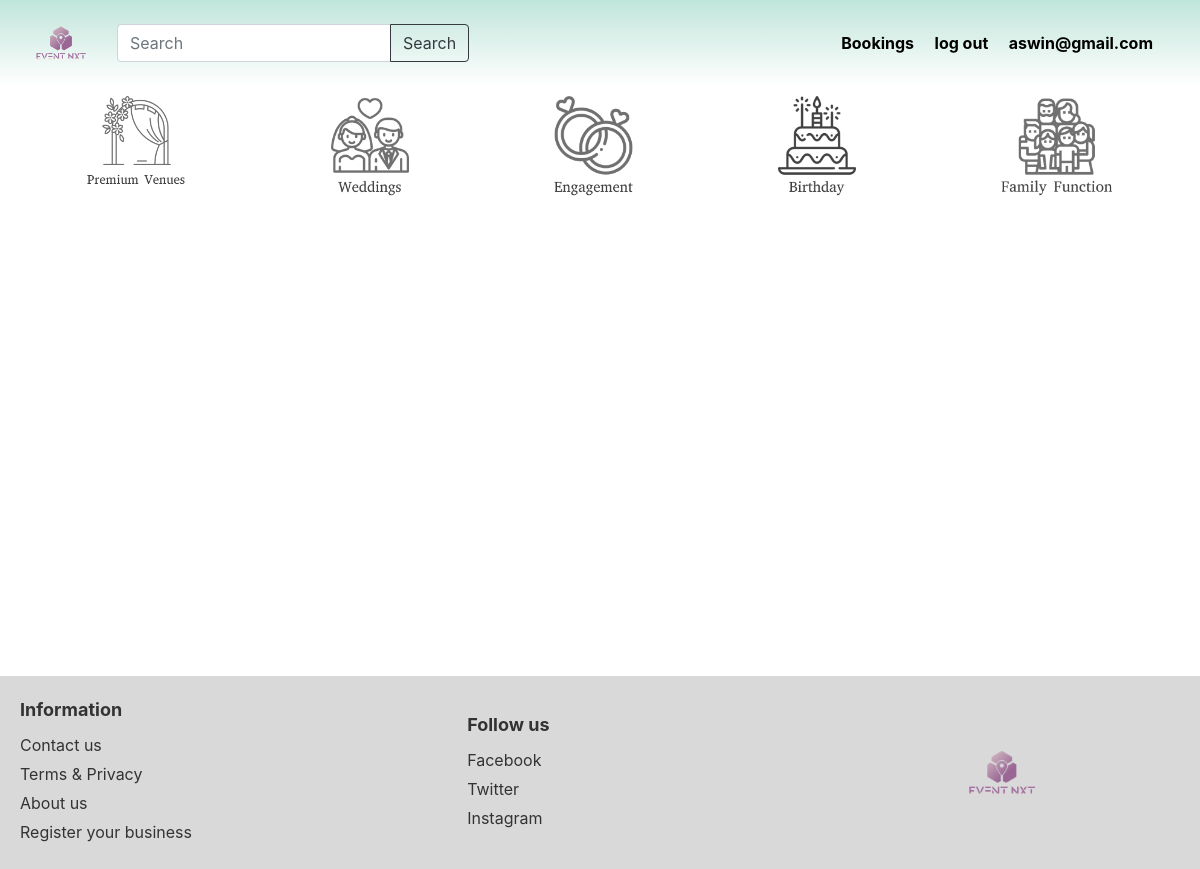
The page / (signed in) on the database as committed earlier.
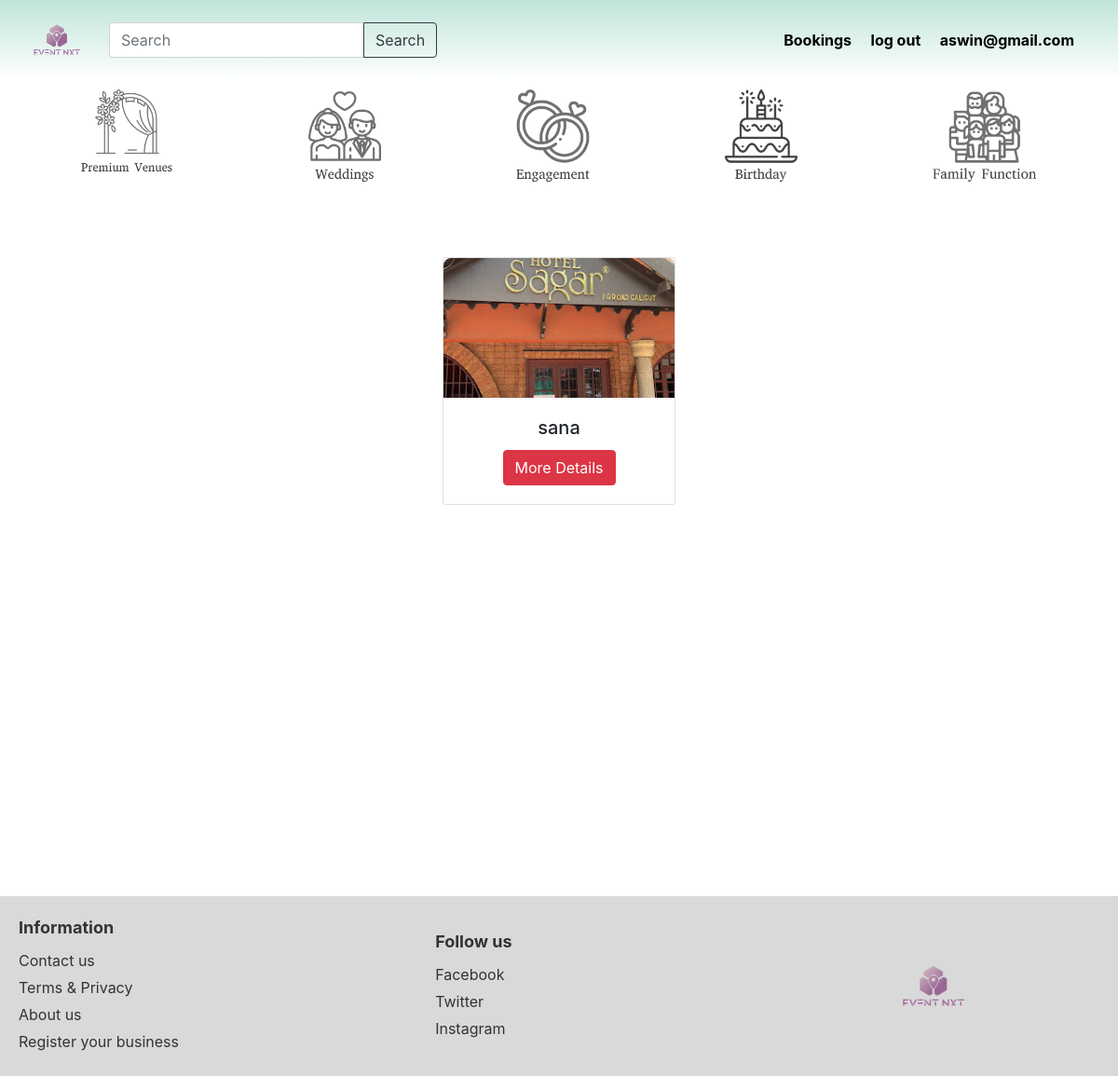
The same page on the database as committed later.
### vendors/models.py (models this page shows, shortened)
class VendorProfile(BaseModel):
    user = models.ForeignKey(User,on_delete=models.CASCADE, related_name='venues',default=None)
    business_name = models.CharField(max_length=255,default=None)
    city = models.CharField(max_length=50)
    phone_number = models.CharField(max_length=15,default=None)
    image = models.ImageField(upload_to='images/')
    location = models.TextField(default=None,null=True)
    category = models.CharField(max_length=50)
    capacity = models.CharField(max_length=3)
    ac = models.BooleanField(default=False)
    desc = models.TextField()

### users/views.py (the view)
# urls.py: path('', views.user_home, name='user_home'),
def user_home(request):
    if request.user.is_authenticated:
        is_normaluser(request)
        venues = VendorProfile.objects.all()
        context = {'venues':venues}
        return render(request, 'usr_home.html',context)
    else:
        return redirect('user_login')

### users/views.py (called while the page is built)
def is_normaluser(request):
    user_id = request.user.id
    if UserProfile.objects.filter(user=user_id).exists():
        return
    else:
        logout(request)
        return redirect('user_login')

### users/templates/users/usr_home.html (shortened to what this page needs)
{% extends 'base.html' %}
{% load static %}
{% block content %}
{% include "navbar.html" %}
<div class="container-fluid">
    <div class="category-container">
        <div class="category-card">
            <a href="{% url 'search_venue_plain' 'premium' %}">
                <img src= {% static "assets/Premium_Venues.png" %} class="category-img" alt="Wedding">
            </a>
        </div>
        <div class="category-card">
            <a href="{% url 'search_venue_plain' 'wedding' %}">
                <img src={% static "assets/Weddings.png"%}  class="category-img" alt="Wedding">
            </a>
        </div>
        <div class="category-card">
            <a href="{% url 'search_venue_plain' 'engagem' %}">
                <img src= {% static "assets/Engagement.png" %}  class="category-img" alt="Wedding">
            </a>
        </div>
        <div class="category-card">
            <a href="{% url 'search_venue_plain' 'birthday' %}">
                <img src= {% static "assets/Birthday.png" %}  class="category-img" alt="Wedding">
            </a>
        </div>
        <div class="category-card">
            <a href="{% url 'search_venue_plain' 'family' %}">
                <img src= {% static "assets/Family_Functon.png" %}  class="category-img" alt="Wedding">
            </a>
        </div>
    </div>
</div>
<div class="container-fluid">
    <div class="booking-container">
        {% for venue in venues %}
        <div class="booking-card card">
            <img src="media/{{venue.image}}" class="booking-img">
            <div class="card-body">
                <h5 class="card-title">{{venue.business_name}}</h5>
                <span>
                    <a href={% url "venue_details" venue.id %} class="btn btn-danger">More Details</a>
                </span>
            </div>
        </div>
        {% endfor %}
    </div>
</div>
{% endblock content %}

Rows that differ between the two databases and show on the page:
added VendorProfile: image (picture), business_name "sana"
